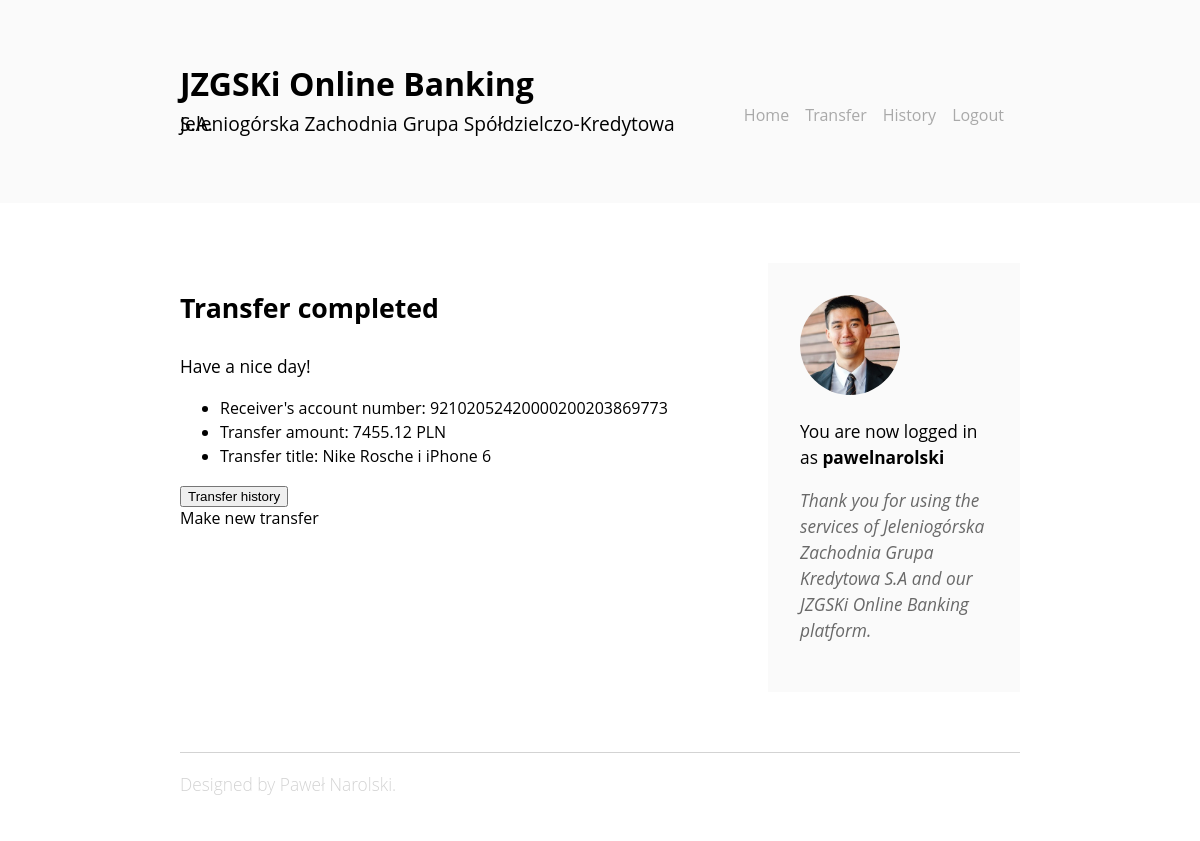
Before: /transfers/complete (signed in) with the older database file.
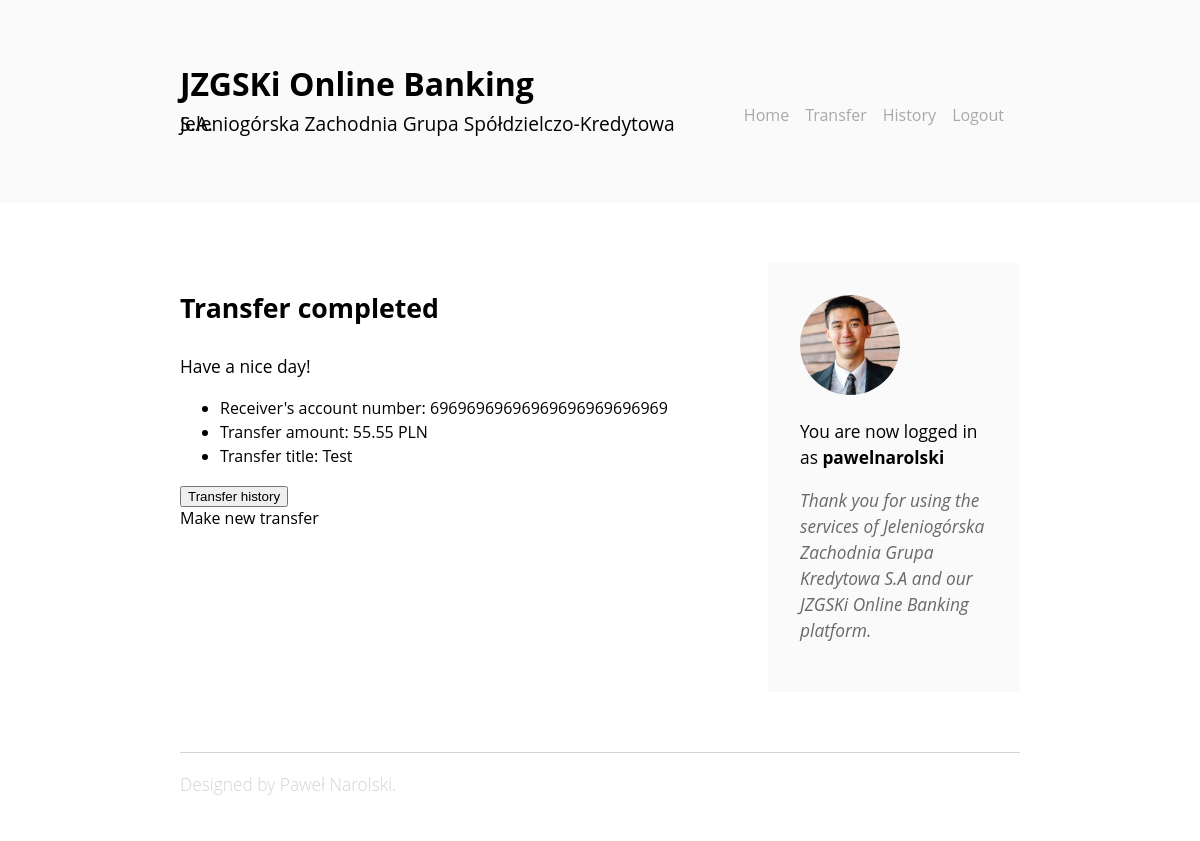
After: the same page with the newer database file.
### onlinebank/models.py (models this page shows, shortened)
class Transfer(models.Model):
    IBAN_validator = RegexValidator(regex=r'^\d{26}$', message="Bank account must have 26 digits.")
    from_account = models.ForeignKey(User, editable=False, on_delete=models.CASCADE)
    to_account = models.CharField(validators=[IBAN_validator], null=False, max_length=26)
    title = models.CharField(max_length=60, blank=False, null=False)
    amount = models.DecimalField(max_digits=22, decimal_places=2)
    date = models.DateTimeField(auto_now_add=True)

### onlinebank/views.py (the view)
# urls.py: path('transfers/complete', views.complete_transfer, name="complete_transfer"),
def complete_transfer(request):
    requests = [_ for _ in models.Transfer.objects.all() if _.from_account == request.user]
    transfer_request = requests.pop(-1)
    if transfer_request is not None:
        if request.method == "POST":
            return redirect('history')
        context = {
            'to_account': transfer_request.to_account,
            'title': transfer_request.title,
            'amount': transfer_request.amount,
        }
        return render(request, 'onlinebank/complete_transfer.html', context)
    else:
        return redirect('home')

### onlinebank/templates/onlinebank/complete_transfer.html (shortened to what this page needs)
{% extends 'onlinebank/base.html' %}
{% block content %}
{% if user.is_authenticated %}
<div class="article">
    <h3>Transfer completed</h3>
    <p>Have a nice day!</p>
    <form method="post">
        <div>
        <ul id="transfer-details">
            <li>Receiver's account number: {{ to_account }}</li>
            <li>Transfer amount: {{ amount }} PLN</li>
            <li>Transfer title: {{ title }}</li>
        </ul>
        </div>
        <button type="submit" class="pure-button">Transfer history</button>
        <div class="pure-button" onclick="location.href='{% url 'new_transfer' %}'">Make new transfer</div>
    </form>
</div>
{% else %}
<div class="article">
    <h3>User not logged in</h3>
    <p>Please log in first</p>
</div>
{% endif %}
{% endblock %}

Changed rows visible on the page:
removed Transfer: to_account "92102052420000200203869773", amount "7455.12", title "Nike Rosche i iPhone 6"
added Transfer: to_account "69696969696969696969696969", amount "55.55", title "Test"
